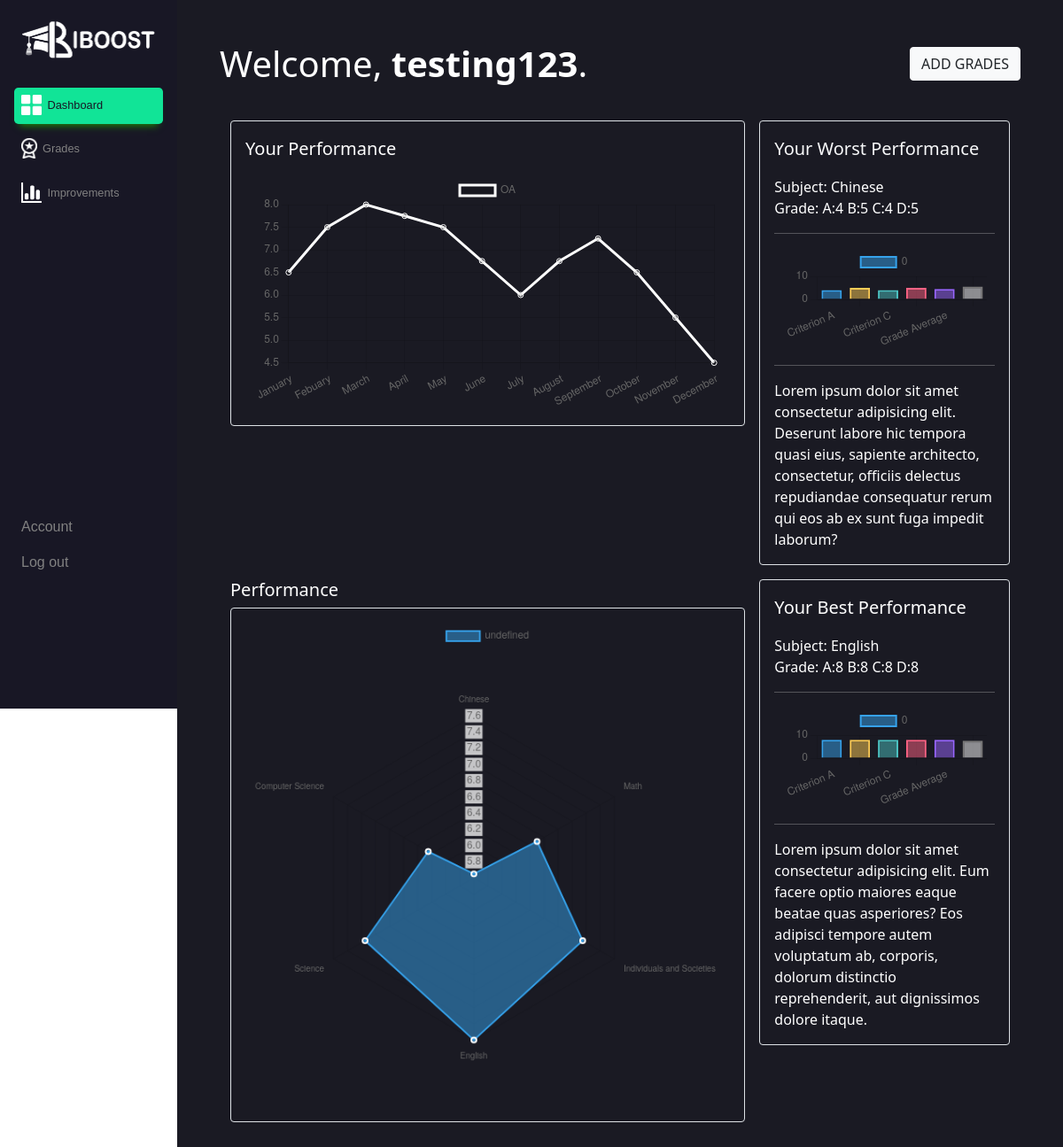
The page /index/ (signed in) on the database its author committed.
### dashboard/models.py (models this page shows)
class Grade(models.Model):
    srr = models.TextField(max_length=1000, null=True)
    criterionA = models.IntegerField(default=0, null=True)
    criterionB = models.IntegerField(default=0, null=True)
    criterionC = models.IntegerField(default=0, null=True)
    criterionD = models.IntegerField(default=0, null=True)
    avg = models.DecimalField(
        default=0, decimal_places=1, max_digits=2, null=True)
    created = models.DateTimeField(default=timezone.now)
    subject = models.ForeignKey(Subject, null=True, on_delete=models.CASCADE)
    def __str__(self):
        return "A:%i B:%i C:%i D:%i" % (self.criterionA, self.criterionB, self.criterionC, self.criterionD)

class Subject(models.Model):
    subjectname = models.CharField(max_length=100, null=True)
    profile = models.ForeignKey(Profile, null=True, on_delete=models.CASCADE)
    subjectavg = models.DecimalField(
        default=0, decimal_places=1, max_digits=2, null=True)
    def __str__(self):
        return self.subjectname

### dashboard/decorators.py (the view)
        def wrapper_func(request, *args, **kwargs):
            group = None
            if request.user.groups.exists():
                group = request.user.groups.all()[0].name
            if group in allowed_roles:
                return view_func(request, *args, **kwargs)
            else:
                return HttpResponse('You are not authorized to view this page')

### dashboard/templates/dashboard/index.html (shortened to what this page needs)
{% extends 'dashboard/base.html' %} {% load static %}
{% block content %}
<!DOCTYPE html>
<html lang="en">
<head>
	<link rel="stylesheet" href="{% static 'css/index.css' %}" />
</head>
<body>
	<div class="container-fluid mainbody col-md-10 p-5" id="mainbody">
		<div class="row">
			<div class="col-8">
				<h1>Welcome, <strong>{{request.user}}</strong>.</h1>
			</div>
			<div class="d-flex mb-2 col-4 justify-content-end align-items-center">
				<div class="addgrades">
					<button class="btn btn-light text-dark" type="button"
						onclick="addgrades('mainbody','addgrades');">ADD
						GRADES</button>
				</div>
			</div>
		</div>
		<div class="container-fluid px-2 overflow-hidden">
			<div class=" row mt-4 gx-2">
				<div class="col-8 p-2">
					<div class="p-3 border bordcol-overrides rounded">
						<p class="font-weight-bold lead d-block">Your Performance</p>
						<div class="container">
							<canvas id="mainchart"></canvas>
						</div>
						<script>
							const ctx_main = document.getElementById('mainchart').getContext('2d');
							var config_main = {
								type: 'line',              //s define chart type
								data: {
									datasets: [{
										label: 'OA',
										data: {{ data| safe }},    // data defined in views.py
										borderColor: 'rgb(255,255,255)',
						            }],
									labels: {{ labels | safe }}          // labels defined in views.py
						        },
								options: {                            // optional parameters - more can be found in the chart.js documentation
									scales: {
										yAxes: [{
											display: true,
											ticks: {
												beginAtZero: true   // minimum y axes will be 0.
											}
										}]
									},
									responsive: true,               // ensures the chart adjusts with window size
								}
						    };
							const chart_main = new Chart(ctx_main, config_main)
						</script>
					</div>
				</div>
				<div class="col-4 p-2">
					<div class="p-3 border bordcol-overrides rounded">
						<p class="lead text-light">Your Worst Performance</p>
						Subject: {{bestworst.0.subject}}
						<br>
						Grade: {{bestworst.0}}
						<br>
						<hr>
						<div class="container">
							<canvas id="worstbarchart"></canvas>
						</div>
						<hr>
						Lorem ipsum dolor sit amet consectetur adipisicing elit. Deserunt labore hic tempora quasi eius, sapiente architecto, consectetur, officiis delectus repudiandae consequatur rerum qui eos ab ex sunt fuga impedit laborum?
						<script>
							const ctx_worst = document.getElementById('worstbarchart').getContext('2d');
							var config_worst = {
								type: 'bar',              //s define chart type
								data: {
									datasets: [{
										label: 0,
										data: {{ dataworst| safe }},    // data defined in views.py
									backgroundColor: ['rgba(54, 162, 235, 0.5)', 'rgba(255, 205, 86, 0.5)', 'rgba(75, 192, 192, 0.5)', 'rgba(255, 99, 132, 0.5)', 'rgba(153, 102, 255, 0.5)', 'rgba(255,255,255, 0.5)'],
									borderColor: ['rgba(54, 162, 235)', 'rgba(255, 205, 86)', 'rgba(75, 192, 192)', 'rgba(255, 99, 132)', 'rgba(153, 102, 255)', 'rgba(120,119,119)'],
									borderWidth: 2,
									}],
									labels: {{labelsworst | safe }}          // labels defined in views.py
								},
								options: {                            // optional parameters - more can be found in the chart.js documentation
									scales: {
										yAxes: [{
											display: true,
											ticks: {
												beginAtZero: true   // minimum y axes will be 0.
											}
										}]
									},
									legend: {
										display: false
									},
									responsive: true,               // ensures the chart adjusts with window size
								}
							};
							const chart_worst = new Chart(ctx_worst, config_worst)
						</script>
					</div>
				</div>
			</div>
		</div>
		<div class="container-fluid px-2 overflow-hidden">
			<div class=" row gx-2">
				<div class="col-8 p-2">
					<p class="h5">Performance</p>
					<div class="border rounded">
						<canvas class="p-3" id="performanceradarchart"></canvas>
					</div>
					<script>
						const ctx_radar = document.getElementById('performanceradarchart').getContext('2d');
						var config_radar = {
							type: 'radar',              //s define chart type
							data: {
								datasets: [{
									data: {{ dataradar| safe }},    // data defined in views.py
									backgroundColor: ['rgba(54, 162, 235, 0.5)'],
									borderColor: ['rgba(54, 162, 235)'],
									borderWidth: 2,
									pointBorderColor: '#fff',
								}],
								labels: {{ labelsradar|safe}},          // labels defined in views.py
							},
							options: {
								scales: {
									r: {
										gridLines: {
											color: 'white'
										}
									}
								},
								fontColor: 'white',
								legend: {
									display: false
								},
								responsiveness: true
							}
						};
						const chart_radar = new Chart(ctx_radar, config_radar)
					</script>
				</div>
				<div class="col-4 p-2">
					<div class="p-3 border bordcol-overrides rounded">
						<p class="font-weight-bold lead d-block">Your Best Performance</p>
						{% with bestworst|last as last %}
						<div>
							Subject: {{bestworst.1.subject}}
							<br>
							Grade: {{bestworst.1}}
							<hr>
							<div class="container">
								<canvas id="bestbarchart"></canvas>
							</div>
							<hr>
							Lorem ipsum dolor sit amet consectetur adipisicing elit. Eum facere optio maiores eaque beatae quas asperiores? Eos adipisci tempore autem voluptatum ab, corporis, dolorum distinctio reprehenderit, aut dignissimos dolore itaque.
							<script>
								const ctx_best = document.getElementById('bestbarchart').getContext('2d');
								var config_best = {
									type: 'bar',              //s define chart type
									data: {
										datasets: [{
											label: 0,
											data: {{ databest|safe }},    // data defined in views.py
											backgroundColor: ['rgba(54, 162, 235, 0.5)', 'rgba(255, 205, 86, 0.5)', 'rgba(75, 192, 192, 0.5)', 'rgba(255, 99, 132, 0.5)', 'rgba(153, 102, 255, 0.5)', 'rgba(255,255,255, 0.5)'],
											borderColor: ['rgba(54, 162, 235)', 'rgba(255, 205, 86)', 'rgba(75, 192, 192)', 'rgba(255, 99, 132)', 'rgba(153, 102, 255)', 'rgba(120,119,119)'],
											borderWidth: 2,
							            }],
										labels: {{labelsbest | safe}}          // labels defined in views.py
							        },
									options: {                            // optional parameters - more can be found in the chart.js documentation
										scales: {
											yAxes: [{
												display: true,
												ticks: {
													beginAtZero: true   // minimum y axes will be 0.
												}
											}]
										},
										legend: {
											display: false
										},
										responsive: true,               // ensures the chart adjusts with window size
									}
								};
								const chart_best = new Chart(ctx_best, config_best)
							</script>
						</div>
						{% endwith %}
					</div>
				</div>
			</div>
		</div>
	{% endblock content %}

### dashboard/templates/dashboard/base.html (shortened to what this page needs)
{% load static %}
<!DOCTYPE html>
<html lang="en">
    <head>
        <link
            rel="stylesheet"
            href="https://meyerweb.com/eric/tools/css/reset/reset.css"
        />
        <link
            rel="stylesheet"
            href=" https://cdn.jsdelivr.net/npm/bootstrap@5.1.3/dist/css/bootstrap.min.css"
            rel="stylesheet"
        />
        <link
            rel="stylesheet"
            href="https://cdn.jsdelivr.net/npm/bootstrap-icons@1.9.1/font/bootstrap-icons.css"
        />
        <link rel="stylesheet" href="{% static 'css/styles.css' %}" />
    </head>
    <div id="mastercontainer blur" class="container-fluid fr">
        <div class="row">
            <div
                id="sidenav"
                class="col-md-2 invisible-md px-3 md-4 d-sticky bg-main"
            >
                <div class="d-flex flex-column">
                    <div class="p-2"></div>
                    <div class="p-2">
                        <a href="{% url 'index' %}" class="navbar-brand"
                            ><img
                                src="{% static 'img/logo.png' %}"
                                alt="IBOOST"
                                class="img-fluid"
                        /></a>
                    </div>
                    <div class="p-2"></div>
                    <div
                        class="p-2 menutext indexact"
                        onclick="window.location.href = '{% url 'index' %}'"
                    >
                        <a href="{% url 'index' %}">
                            <img
                                src="{% static 'img/dashboard.png' %}"
                                alt="d"
                                class="img-fluid"
                                style="
                                    max-width: 3em;
                                    max-height: 2em;
                                    padding: 0em 0.5em 0.2em 0em;
                                "
                            />Dashboard
                        </a>
                    </div>
                    <div
                        class="p-2 menutext gradeact"
                        onclick="window.location.href = '{% url 'subjects' %}'"
                    >
                        <a href="{% url 'subjects' %}" onclick="toggle()"
                            ><img
                                src="{% static 'img/grades.png' %}"
                                alt="d"
                                class="img-fluid"
                                style="
                                    max-width: 3em;
                                    max-height: 2em;
                                    padding: 0em 0.5em 0.2em 0em;
                                "
                            />Grades</a
                        >
                    </div>
                    <div
                        class="p-2 menutext improvact"
                        onclick="window.location.href = '{% url 'improvements' %}'"
                    >
                        <a href="{% url 'improvements' %}"
                            ><img
                                src="{% static 'img/improvements.png' %}"
                                alt="d"
                                class="img-fluid"
                                style="
                                    max-width: 3em;
                                    max-height: 2em;
                                    padding: 0em 0.5em 0.2em 0em;
                                "
                            />Improvements</a
                        >
                    </div>
                    <div class="pt-md-5"></div>
                    <div class="pt-md-5"></div>
                    <div class="pt-md-5"></div>
                    <div class="pt-md-5"></div>
                    <div class="pt-md-5"></div>
                    <div class="pt-md-5"></div>
                    <div class="pt-md-5"></div>
                    <div class="p-2 accountconfig">
                        <a href="{% url 'profile' %}">Account</a>
                    </div>
                    <div class="p-2 accountconfig2">
                        <a href="{% url 'logout' %}">Log out</a>
                    </div>
                </div>
            </div>
            {% block content %} {% endblock content %}
        </div>
    </div>
</html>

### dashboard/static/css/styles.css (style rules this page uses)
#sidenav { position: -webkit-sticky; position: sticky; top: 0; height: 100vh; }
.bg-main { background: #181725; color: #181725; }
.menutext { color: white; font-family: "Lucida Sans", "Lucida Sans Regular", "Lucida Grande", "Lucida Sans Unicode", Geneva, Verdana, sans-serif; transition: all 0.25s; text-decoration: none; color: #fff; margin-top: 0.5em; }
.menutext a { text-decoration: none; font-size: 0.8em; color: #818181; display: block; transition: 0.1s; }
.accountconfig { color: white; font-family: "Lucida Sans", "Lucida Sans Regular", "Lucida Grande", "Lucida Sans Unicode", Geneva, Verdana, sans-serif; }
.accountconfig a { text-decoration: none; font-size: 1em; color: #818181; display: block; transition: 0.1s; }
.accountconfig2 { color: white; font-family: "Lucida Sans", "Lucida Sans Regular", "Lucida Grande", "Lucida Sans Unicode", Geneva, Verdana, sans-serif; }
.accountconfig2 a { text-decoration: none; font-size: 16px; color: #818181; display: block; transition: 0.1s; }
.mainbody { background: #1a1a23; color: white; }
.bordcol-overrides { border-color: #11e497; }
.addgrades { position: static; background: #1a1a23; }

### dashboard/static/css/index.css (style rules this page uses)
.indexact { background: #11e497; border-radius: 0.3em; box-shadow: 0 0.5em 0.5em -0.4em rgb(29, 136, 8); }
.indexact a { color: #181725; }
.bordcol-overrides { border-color: #11e497; }
.addgrades { position: static; background: #1a1a23; }

### rows shown on the page
Grade: subject.subjectname "Chinese", criterionA+criterionB+criterionC "A:4 B:5 C:4 D:5"
Grade: subject.subjectname "English", criterionA+criterionB+criterionC "A:8 B:8 C:8 D:8"

### other values the page prints
{{ request.user }} "testing123"
chart data {{ data| safe }} [6.5, 7.5, 8.0, 7.75, 7.5, 6.75, 6.0, 6.75, 7.25, 6.5, 5.5, 4.5]
